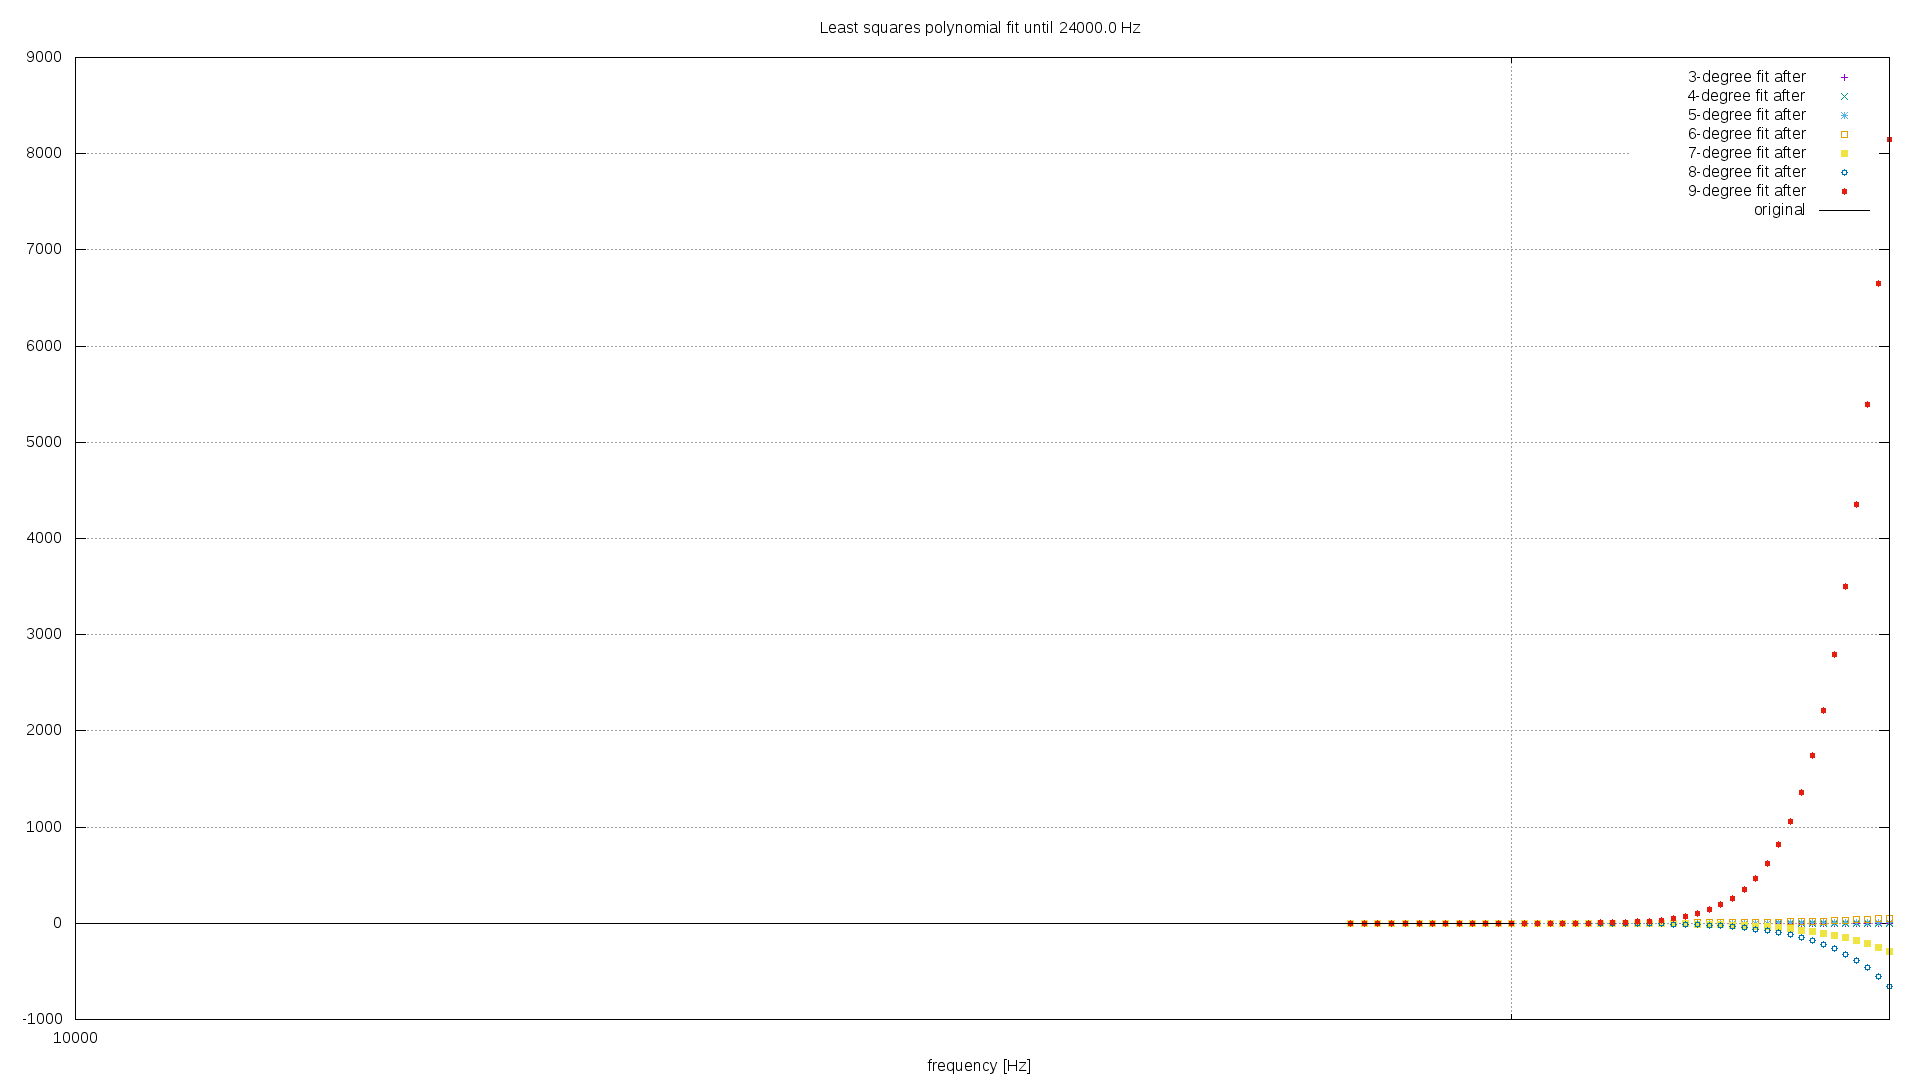

The gnuplot source for this figure:
set title "Least squares polynomial fit until 24000.0 Hz"
set term png size 1920,1080
set output "fit-after-7009115.png"
set logscale x
set xrange [10000:24000]
set xlabel "frequency [Hz]"
set grid ytics lt 1
set grid xtics lt 1
set grid mxtics lt 0
plot \
"fit-after-7009115-3.tsv" using 1:2 title "3-degree fit after", \
"fit-after-7009115-4.tsv" using 1:2 title "4-degree fit after", \
"fit-after-7009115-5.tsv" using 1:2 title "5-degree fit after", \
"fit-after-7009115-6.tsv" using 1:2 title "6-degree fit after", \
"fit-after-7009115-7.tsv" using 1:2 title "7-degree fit after", \
"fit-after-7009115-8.tsv" using 1:2 title "8-degree fit after", \
"fit-after-7009115-9.tsv" using 1:2 title "9-degree fit after", \
"../data/7009115.tsv" using 1:2 title "original" with lines
set title "Zoomed least squares polynomial fit until 16000.0 - 24000.0 Hz"
set output "fit-after-zoom-7009115.png"
set xrange [16000:24000]
set yrange [-6:2]
replot
